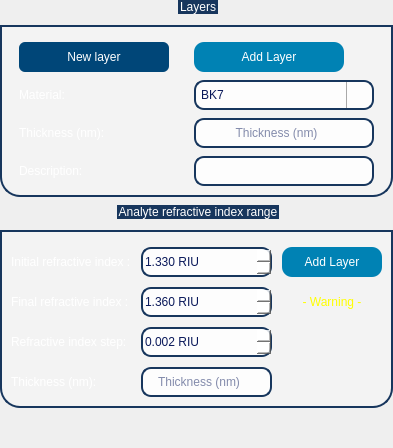
                <widget class="QWidget" name="page_layers_wim">
                 <layout class="QVBoxLayout" name="verticalLayout_10">
                  <property name="spacing">
                   <number>8</number>
                  </property>
                  <property name="leftMargin">
                   <number>0</number>
                  </property>
                  <property name="topMargin">
                   <number>0</number>
                  </property>
                  <property name="rightMargin">
                   <number>0</number>
                  </property>
                  <property name="bottomMargin">
                   <number>0</number>
                  </property>
                  <item>
                   <widget class="QGroupBox" name="gb_layers_2">
                    <property name="sizePolicy">
                     <sizepolicy hsizetype="Preferred" vsizetype="Preferred">
                      <horstretch>0</horstretch>
                      <verstretch>0</verstretch>
                     </sizepolicy>
                    </property>
                    <property name="styleSheet">
                     <string notr="true">
QGroupBox  {
	font: 14pt &quot;Ubuntu&quot;;
	background-color: rgba(255, 255, 255,70);
    border: 2px solid;
    border-color: #FF17365D;
    margin-top: 25px;
	margin-bottom: 0px;
    border-bottom-left-radius: 20px;
	border-bottom-right-radius: 20px;
}

QGroupBox::title  {
    subcontrol-origin: margin;
    subcontrol-position: top center;
    padding: 5px 8000px 5px 8000px;
    background-color: #FF17365D;
    color: rgb(255, 255, 255);
}
</string>
                    </property>
                    <property name="title">
                     <string>Layers</string>
                    </property>
                    <layout class="QGridLayout" name="gridLayout_6">
                     <property name="leftMargin">
                      <number>0</number>
                     </property>
                     <property name="topMargin">
                      <number>15</number>
                     </property>
                     <property name="rightMargin">
                      <number>0</number>
                     </property>
                     <property name="bottomMargin">
                      <number>9</number>
                     </property>
                     <property name="spacing">
                      <number>8</number>
                     </property>
                     <item row="1" column="0">
                      <widget class="QLabel" name="label_14">
                       <property name="styleSheet">
                        <string notr="true">font: 14pt &quot;Ubuntu&quot;;</string>
                       </property>
                       <property name="text">
                        <string>&lt;html&gt;&lt;head/&gt;&lt;body&gt;&lt;p&gt;&lt;span style=&quot; color:#ffffff;&quot;&gt;Material:&lt;/span&gt;&lt;/p&gt;&lt;/body&gt;&lt;/html&gt;</string>
                       </property>
                      </widget>
                     </item>
                     <item row="2" column="0">
                      <widget class="QLabel" name="label_13">
                       <property name="styleSheet">
                        <string notr="true">font: 14pt &quot;Ubuntu&quot;;</string>
                       </property>
                       <property name="text">
                        <string>&lt;html&gt;&lt;head/&gt;&lt;body&gt;&lt;p&gt;&lt;span style=&quot; color:#ffffff;&quot;&gt;Thickness (nm):&lt;/span&gt;&lt;/p&gt;&lt;/body&gt;&lt;/html&gt;</string>
                       </property>
                      </widget>
                     </item>
                     <item row="2" column="1">
                      <widget class="QLineEdit" name="thickness_2">
                       <property name="minimumSize">
                        <size>
                         <width>0</width>
                         <height>30</height>
                        </size>
                       </property>
                       <property name="maximumSize">
                        <size>
                         <width>180</width>
                         <height>16777215</height>
                        </size>
                       </property>
                       <property name="styleSheet">
                        <string notr="true"> padding: 1px 18px 1px 3px;
color: rgb(10, 25, 90);
font: 700 12pt &quot;Ubuntu&quot;;
 border: 2px solid;
border-color: #FF17365D;
background-color: rgba(255, 255, 255,210);
border-radius:10px;</string>
                       </property>
                       <property name="alignment">
                        <set>Qt::AlignCenter</set>
                       </property>
                       <property name="placeholderText">
                        <string>Thickness (nm)</string>
                       </property>
                      </widget>
                     </item>
                     <item row="0" column="1">
                      <widget class="QPushButton" name="btn_add_layer_2">
                       <property name="minimumSize">
                        <size>
                         <width>100</width>
                         <height>30</height>
                        </size>
                       </property>
                       <property name="maximumSize">
                        <size>
                         <width>150</width>
                         <height>16777215</height>
                        </size>
                       </property>
                       <property name="cursor">
                        <cursorShape>PointingHandCursor</cursorShape>
                       </property>
                       <property name="styleSheet">
                        <string notr="true">QPushButton{
	font: 400 11pt &quot;Ubuntu&quot;;
	color: rgb(255, 255,255);
	background-color: rgb(0, 130, 180);
	border-color: rgb(0, 100, 130);
	border-width: 2px;
	border-radius:10px;
}

QPushButton:hover{
	background-color: rgb(00, 140, 70);
	border-color: rgb(0, 120, 40);
	width: 40;
	height: 35;
}</string>
                       </property>
                       <property name="text">
                        <string>Add Layer</string>
                       </property>
                      </widget>
                     </item>
                     <item row="0" column="0">
                      <widget class="QPushButton" name="btn_new_layer_2">
                       <property name="minimumSize">
                        <size>
                         <width>100</width>
                         <height>30</height>
                        </size>
                       </property>
                       <property name="maximumSize">
                        <size>
                         <width>150</width>
                         <height>16777215</height>
                        </size>
                       </property>
                       <property name="cursor">
                        <cursorShape>PointingHandCursor</cursorShape>
                       </property>
                       <property name="styleSheet">
                        <string notr="true">QPushButton{
		font: 400 11pt &quot;Ubuntu&quot;;
	color: rgb(255, 255,255);
	background-color: rgb(0, 70, 120);
	border-radius:6px;
}

QPushButton:hover{
	background: rgb(0, 0, 255);
	width: 40;
	height: 35;
}</string>
                       </property>
                       <property name="text">
                        <string>New layer</string>
                       </property>
                      </widget>
                     </item>
                     <item row="1" column="1">
                      <widget class="QComboBox" name="cbox_material_2">
                       <property name="minimumSize">
                        <size>
                         <width>0</width>
                         <height>30</height>
                        </size>
                       </property>
                       <property name="maximumSize">
                        <size>
                         <width>180</width>
                         <height>16777215</height>
                        </size>
                       </property>
                       <property name="cursor">
                        <cursorShape>PointingHandCursor</cursorShape>
                       </property>
                       <property name="styleSheet">
                        <string notr="true">QComboBox::drop-down {
    width: 25;
    border-left-width: 1px;
    border-left-color: darkgray;
    border-left-style: solid; /* just a single line */
    border-top-right-radius: 3px; /* same radius as the QComboBox */
    border-bottom-right-radius: 3px;
}

QComboBox
{
 padding: 1px 18px 1px 3px;
color: rgb(10, 25, 90);
font: 700 12pt &quot;Ubuntu&quot;;
 border: 2px solid;
border-color: #FF17365D;
background-color: rgba(255, 255, 255,210);
border-radius:10px;
}
QComboBox::down-arrow { /* shift the arrow when popup is open */
    top: 1px;
	image: url(:/icons/icons/arrow-down.png);
    left: 1px;
}</string>
                       </property>
                       <property name="editable">
                        <bool>true</bool>
                       </property>
                       <item>
                        <property name="text">
                         <string>BK7</string>
                        </property>
                       </item>
                       <item>
                        <property name="text">
                         <string>Silica</string>
                        </property>
                       </item>
                       <item>
                        <property name="text">
                         <string>Other</string>
                        </property>
                       </item>
                      </widget>
                     </item>
                     <item row="3" column="0">
                      <widget class="QLabel" name="label_description_2">
                       <property name="styleSheet">
                        <string notr="true">font: 14pt &quot;Ubuntu&quot;;</string>
                       </property>
                       <property name="text">
                        <string>&lt;html&gt;&lt;head/&gt;&lt;body&gt;&lt;p&gt;&lt;span style=&quot; color:#ffffff;&quot;&gt;Description:&lt;/span&gt;&lt;/p&gt;&lt;/body&gt;&lt;/html&gt;</string>
                       </property>
                      </widget>
                     </item>
                     <item row="3" column="1">
                      <widget class="QLineEdit" name="description_2">
                       <property name="minimumSize">
                        <size>
                         <width>0</width>
                         <height>30</height>
                        </size>
                       </property>
                       <property name="maximumSize">
                        <size>
                         <width>180</width>
                         <height>16777215</height>
                        </size>
                       </property>
                       <property name="styleSheet">
                        <string notr="true"> padding: 1px 18px 1px 3px;
color: rgb(10, 25, 90);
font: 700 12pt &quot;Ubuntu&quot;;
 border: 2px solid;
border-color: #FF17365D;
background-color: rgba(255, 255, 255,210);
border-radius:10px;</string>
                       </property>
                       <property name="alignment">
                        <set>Qt::AlignCenter</set>
                       </property>
                      </widget>
                     </item>
                    </layout>
                   </widget>
                  </item>
                  <item>
                   <widget class="QGroupBox" name="gb_analyte_2">
                    <property name="styleSheet">
                     <string notr="true">
QGroupBox  {
	font: 14pt &quot;Ubuntu&quot;;
	background-color: rgba(255, 255, 255,70);
    border: 2px solid;
    border-color: #FF17365D;
    margin-top: 25px;
	margin-bottom: 0px;
    border-bottom-left-radius: 20px;
	border-bottom-right-radius: 20px;
}

QGroupBox::title  {
    subcontrol-origin: margin;
    subcontrol-position: top center;
    padding: 5px 8000px 5px 8000px;
    background-color: #FF17365D;
    color: rgb(255, 255, 255);
}
</string>
                    </property>
                    <property name="title">
                     <string>Analyte refractive index range</string>
                    </property>
                    <layout class="QGridLayout" name="gridLayout_5">
                     <property name="topMargin">
                      <number>15</number>
                     </property>
                     <property name="bottomMargin">
                      <number>9</number>
                     </property>
                     <property name="spacing">
                      <number>10</number>
                     </property>
                     <item row="1" column="2">
                      <widget class="QLabel" name="warning_4">
                       <property name="styleSheet">
                        <string notr="true">font: 14pt &quot;Ubuntu&quot;;

</string>
                       </property>
                       <property name="text">
                        <string>&lt;html&gt;&lt;head/&gt;&lt;body&gt;&lt;p&gt;&lt;span style=&quot; color:#ffff00;&quot;&gt;- Warning -&lt;/span&gt;&lt;/p&gt;&lt;/body&gt;&lt;/html&gt;</string>
                       </property>
                       <property name="alignment">
                        <set>Qt::AlignCenter</set>
                       </property>
                      </widget>
                     </item>
                     <item row="1" column="0">
                      <widget class="QLabel" name="label_16">
                       <property name="styleSheet">
                        <string notr="true">font: 14pt &quot;Ubuntu&quot;;</string>
                       </property>
                       <property name="text">
                        <string>&lt;html&gt;&lt;head/&gt;&lt;body&gt;&lt;p&gt;&lt;span style=&quot; color:#ffffff;&quot;&gt;Final refractive index :&lt;/span&gt;&lt;/p&gt;&lt;/body&gt;&lt;/html&gt;</string>
                       </property>
                      </widget>
                     </item>
                     <item row="2" column="1">
                      <widget class="QDoubleSpinBox" name="doubleSpinBox_5">
                       <property name="minimumSize">
                        <size>
                         <width>0</width>
                         <height>30</height>
                        </size>
                       </property>
                       <property name="styleSheet">
                        <string notr="true">
QDoubleSpinBox
{
color: rgb(10, 25, 90);
font: 700 12pt &quot;Ubuntu&quot;;
border: 2px solid;
border-color: #FF17365D;
background-color: rgba(255, 255, 255,210);
border-radius:10px;
}

QDoubleSpinBox::up-button
{
    border-left-width: 1px;
    border-left-color: darkgray;
    border-left-style: solid; /* just a single line */
    border-top-right-radius: 3px; /* same radius as the QComboBox */
    border-bottom-right-radius: 3px;
	image: url(:/icons/icons/arrow-up.png);
	width: 25;
}
QDoubleSpinBox::down-button
{
    border-left-width: 1px;
    border-left-color: darkgray;
    border-left-style: solid; /* just a single line */
    border-top-right-radius: 3px; /* same radius as the QComboBox */
    border-bottom-right-radius: 3px;
	image: url(:/icons/icons/arrow-down.png);
	width: 25;
}</string>
                       </property>
                       <property name="suffix">
                        <string> RIU</string>
                       </property>
                       <property name="decimals">
                        <number>3</number>
                       </property>
                       <property name="maximum">
                        <double>3.000000000000000</double>
                       </property>
                       <property name="singleStep">
                        <double>0.001000000000000</double>
                       </property>
                       <property name="value">
                        <double>0.002000000000000</double>
                       </property>
                      </widget>
                     </item>
                     <item row="0" column="2">
                      <widget class="QPushButton" name="btn_add_analyte_2">
                       <property name="minimumSize">
                        <size>
                         <width>100</width>
                         <height>30</height>
                        </size>
                       </property>
                       <property name="maximumSize">
                        <size>
                         <width>200</width>
                         <height>16777215</height>
                        </size>
                       </property>
                       <property name="cursor">
                        <cursorShape>PointingHandCursor</cursorShape>
                       </property>
                       <property name="styleSheet">
                        <string notr="true">QPushButton{
	font: 400 11pt &quot;Ubuntu&quot;;
	color: rgb(255, 255,255);
	background-color: rgb(0, 130, 180);
	border-color: rgb(0, 100, 130);
	border-width: 2px;
	border-radius:10px;
}

QPushButton:hover{
	background-color: rgb(00, 140, 70);
	border-color: rgb(0, 120, 40);
	width: 40;
	height: 35;
}</string>
                       </property>
                       <property name="text">
                        <string>Add Layer</string>
                       </property>
                      </widget>
                     </item>
                     <item row="0" column="0">
                      <widget class="QLabel" name="label_15">
                       <property name="styleSheet">
                        <string notr="true">font: 14pt &quot;Ubuntu&quot;;</string>
                       </property>
                       <property name="text">
                        <string>&lt;html&gt;&lt;head/&gt;&lt;body&gt;&lt;p&gt;&lt;span style=&quot; color:#ffffff;&quot;&gt;Initial refractive index :&lt;/span&gt;&lt;/p&gt;&lt;/body&gt;&lt;/html&gt;</string>
                       </property>
                      </widget>
                     </item>
                     <item row="0" column="1">
                      <widget class="QDoubleSpinBox" name="doubleSpinBox_6">
                       <property name="minimumSize">
                        <size>
                         <width>0</width>
                         <height>30</height>
                        </size>
                       </property>
                       <property name="styleSheet">
                        <string notr="true">
QDoubleSpinBox
{
color: rgb(10, 25, 90);
font: 700 12pt &quot;Ubuntu&quot;;
border: 2px solid;
border-color: #FF17365D;
background-color: rgba(255, 255, 255,210);
border-radius:10px;
}

QDoubleSpinBox::up-button
{
    border-left-width: 1px;
    border-left-color: darkgray;
    border-left-style: solid; /* just a single line */
    border-top-right-radius: 3px; /* same radius as the QComboBox */
    border-bottom-right-radius: 3px;
	image: url(:/icons/icons/arrow-up.png);
	width: 25;
}
QDoubleSpinBox::down-button
{
    border-left-width: 1px;
    border-left-color: darkgray;
    border-left-style: solid; /* just a single line */
    border-top-right-radius: 3px; /* same radius as the QComboBox */
    border-bottom-right-radius: 3px;
	image: url(:/icons/icons/arrow-down.png);
	width: 25;
}</string>
                       </property>
                       <property name="suffix">
                        <string> RIU</string>
                       </property>
                       <property name="decimals">
                        <number>3</number>
                       </property>
                       <property name="minimum">
                        <double>1.000000000000000</double>
                       </property>
                       <property name="maximum">
                        <double>5.000000000000000</double>
                       </property>
                       <property name="singleStep">
                        <double>0.001000000000000</double>
                       </property>
                       <property name="value">
                        <double>1.330000000000000</double>
                       </property>
                      </widget>
                     </item>
                     <item row="1" column="1">
                      <widget class="QDoubleSpinBox" name="doubleSpinBox_4">
                       <property name="minimumSize">
                        <size>
                         <width>0</width>
                         <height>30</height>
                        </size>
                       </property>
                       <property name="styleSheet">
                        <string notr="true">
QDoubleSpinBox
{
color: rgb(10, 25, 90);
font: 700 12pt &quot;Ubuntu&quot;;
border: 2px solid;
border-color: #FF17365D;
background-color: rgba(255, 255, 255,210);
border-radius:10px;
}

QDoubleSpinBox::up-button
{
    border-left-width: 1px;
    border-left-color: darkgray;
    border-left-style: solid; /* just a single line */
    border-top-right-radius: 3px; /* same radius as the QComboBox */
    border-bottom-right-radius: 3px;
	image: url(:/icons/icons/arrow-up.png);
	width: 25;
}
QDoubleSpinBox::down-button
{
    border-left-width: 1px;
    border-left-color: darkgray;
    border-left-style: solid; /* just a single line */
    border-top-right-radius: 3px; /* same radius as the QComboBox */
    border-bottom-right-radius: 3px;
	image: url(:/icons/icons/arrow-down.png);
	width: 25;
}</string>
                       </property>
                       <property name="suffix">
                        <string> RIU</string>
                       </property>
                       <property name="decimals">
                        <number>3</number>
                       </property>
                       <property name="minimum">
                        <double>1.000000000000000</double>
                       </property>
                       <property name="maximum">
                        <double>5.000000000000000</double>
                       </property>
                       <property name="singleStep">
                        <double>0.001000000000000</double>
                       </property>
                       <property name="value">
                        <double>1.360000000000000</double>
                       </property>
                      </widget>
                     </item>
                     <item row="2" column="0">
                      <widget class="QLabel" name="label_17">
                       <property name="styleSheet">
                        <string notr="true">font: 14pt &quot;Ubuntu&quot;;</string>
                       </property>
                       <property name="text">
                        <string>&lt;html&gt;&lt;head/&gt;&lt;body&gt;&lt;p&gt;&lt;span style=&quot; color:#ffffff;&quot;&gt;Refractive index step:&lt;/span&gt;&lt;/p&gt;&lt;/body&gt;&lt;/html&gt;</string>
                       </property>
                      </widget>
                     </item>
                     <item row="3" column="0">
                      <widget class="QLabel" name="label_29">
                       <property name="styleSheet">
                        <string notr="true">font: 14pt &quot;Ubuntu&quot;;</string>
                       </property>
                       <property name="text">
                        <string>&lt;html&gt;&lt;head/&gt;&lt;body&gt;&lt;p&gt;&lt;span style=&quot; color:#ffffff;&quot;&gt;Thickness (nm):&lt;/span&gt;&lt;/p&gt;&lt;/body&gt;&lt;/html&gt;</string>
                       </property>
                      </widget>
                     </item>
                     <item row="3" column="1">
                      <widget class="QLineEdit" name="thickness_3">
                       <property name="minimumSize">
                        <size>
                         <width>0</width>
                         <height>30</height>
                        </size>
                       </property>
                       <property name="maximumSize">
                        <size>
                         <width>180</width>
                         <height>16777215</height>
                        </size>
                       </property>
                       <property name="styleSheet">
                        <string notr="true"> padding: 1px 18px 1px 3px;
color: rgb(10, 25, 90);
font: 700 12pt &quot;Ubuntu&quot;;
 border: 2px solid;
border-color: #FF17365D;
background-color: rgba(255, 255, 255,210);
border-radius:10px;</string>
                       </property>
                       <property name="alignment">
                        <set>Qt::AlignCenter</set>
                       </property>
                       <property name="placeholderText">
                        <string>Thickness (nm)</string>
                       </property>
                      </widget>
                     </item>
                    </layout>
                   </widget>
                  </item>
                  <item>
                   <spacer name="verticalSpacer_2">
                    <property name="orientation">
                     <enum>Qt::Vertical</enum>
                    </property>
                    <property name="sizeHint" stdset="0">
                     <size>
                      <width>20</width>
                      <height>40</height>
                     </size>
                    </property>
                   </spacer>
                  </item>
                 </layout>
                </widget>
